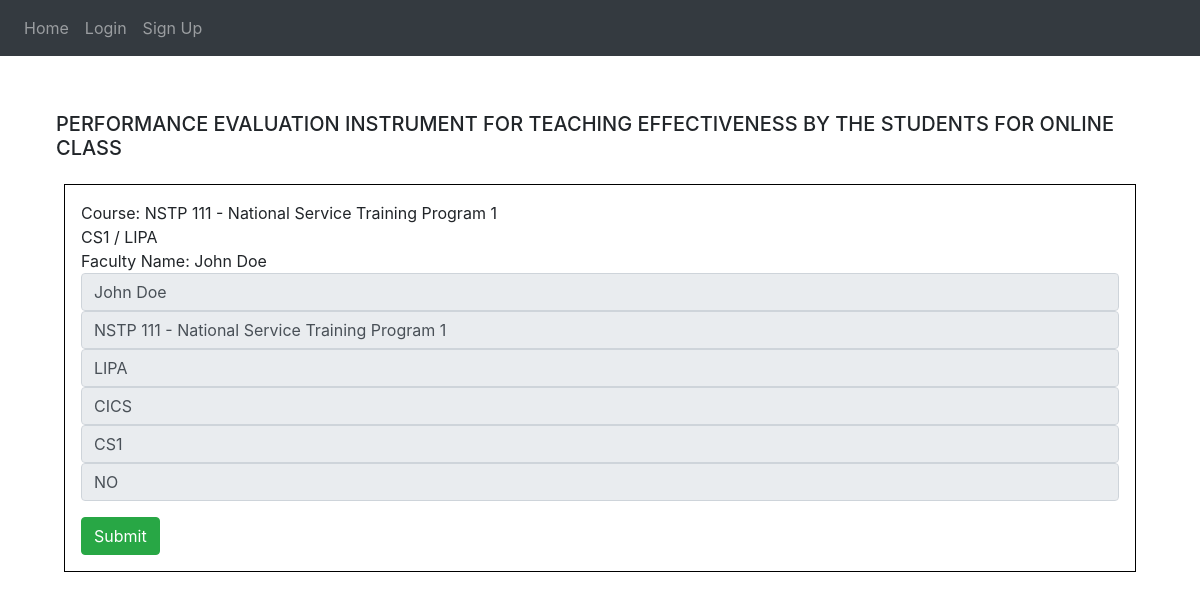
Screenshot of /chooseProf (signed in) with the database file from the repository.
### website/models.py (models this page shows)
class StudentsInfo(db.Model):
  id = db.Column(db.Integer, primary_key=True)
  professorName = db.Column(db.String(255))
  enrolledCourse = db.Column(db.String(255))
  evaluationStatus = db.Column(db.String(255))
  studentSection = db.Column(db.String(255))
  studentCollege = db.Column(db.String(255))
  studentCampus = db.Column(db.String(255))
  student_id = db.Column(db.Integer, db.ForeignKey('student.id'))

### website/views.py (the view, shortened to what this page needs)
@views.route('/chooseProf', methods=['GET', 'POST'])
def chooseProf():
    session['numCourse'] = 0
    stuInfos = StudentsInfo.query.filter_by(student_id=session['userId'])
    return render_template("chooseProf.html", stuInfo=stuInfos)

### website/templates/chooseProf.html
{% extends "base.html" %} {% block title %}Choose Prof{% endblock %}
{% block content %}
    <div class="title">
        <h5 class="p-2">PERFORMANCE EVALUATION INSTRUMENT FOR TEACHING EFFECTIVENESS BY THE STUDENTS FOR ONLINE CLASS</h5>
    </div>
    {% for info in stuInfo %}
    <div id="div" style="border: black solid 1px;" class="p-3 m-3">
        Course: {{ info.enrolledCourse }} <br>
        {{ info.studentSection }} / {{ info.studentCampus }}<br>
        Faculty Name: {{ info.professorName }} <br>
        <form method="POST">
            <div class="form-group">
                <input type="text" class="form-control" id="facultyNames" name="facultyNames" value="{{info.professorName}}" readonly>
                <input type="text" class="form-control" id="course" name="course" value="{{info.enrolledCourse}}" readonly>
                <input type="text" class="form-control" id="campus" name="campus" value="{{info.studentCampus}}" readonly>
                <input type="text" class="form-control" id="college" name="college" value="{{info.studentCollege}}" readonly>
                <input type="text" class="form-control" id="class" name="class" value="{{info.studentSection}}" readonly>
                <input type="text" class="form-control" id="evalStatus" name="evalStatus" value="{{info.evaluationStatus}}" readonly>
            </div>
            {%if info.evaluationStatus == 'YES'%}
            <input type="submit" id="submitButton" class="btn btn-success" value="Submit" disabled>
            {%else%}
            <input type="submit" id="submitButton" class="btn btn-success" value="Submit">
            {%endif%}
        </form>
    </div>
    {% endfor %}
{% endblock %}

### rows the page displays
StudentsInfo: enrolledCourse "NSTP 111 - National Service Training Program 1", studentSection "CS1", studentCampus "LIPA", professorName "John Doe", facultyNames "John Doe", course "NSTP 111 - National Service Training Program 1", campus "LIPA", college "CICS", class "CS1", evalStatus "NO"
